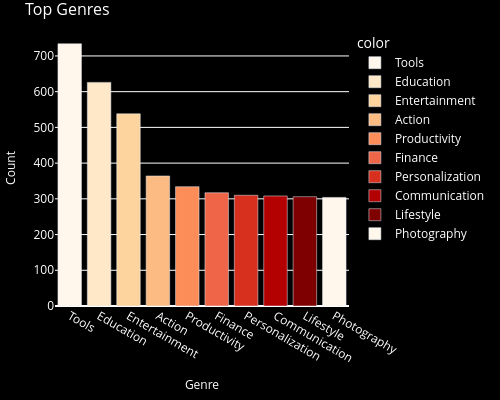

Write notebook code for a chart like this one.
### Code cell
# ------------------ Figure 8 ------------------

genre_counts = (
    apps_df['Genres'].str.split(';', expand=True).stack().value_counts().nlargest(10)
)

fig8 = px.bar(
    x=genre_counts.index,
    y=genre_counts.values,
    labels={'x': 'Genre', 'y': 'Count'},
    title='Top Genres',
    color=genre_counts.index,
    color_discrete_sequence=px.colors.sequential.OrRd,
    width=500,
    height=400
)

fig8.update_layout(
    plot_bgcolor='black',
    paper_bgcolor='black',
    font_color='white',
    title_font={'size': 16},
    xaxis=dict(title_font={'size': 12}),
    yaxis=dict(title_font={'size': 12}),
    margin=dict(l=10, r=10, t=30, b=10)
)

# Show plot
fig8.show()

# Save plot as HTML
save_plot_as_html(
    fig8,
    "Genre Graph 8.html",
    "Action and Casual genres are the most common, reflecting users' preference for engaging and easy-to-play games."
)

### Figure 1 — Plotly figure (JSON) as saved in the notebook; plotly's stock layout.template omitted (floating-point values rounded to 4 significant figures)
{"data": [{"hovertemplate": "color=Tools<br>Genre=%{x}<br>Count=%{y}<extra></extra>", "legendgroup": "Tools", "marker": {"color": "rgb(255,247,236)", "pattern": {"shape": ""}}, "name": "Tools", "orientation": "v", "showlegend": true, "textposition": "auto", "type": "bar", "x": ["Tools"], "xaxis": "x", "y": [734], "yaxis": "y"}, {"hovertemplate": "color=Education<br>Genre=%{x}<br>Count=%{y}<extra></extra>", "legendgroup": "Education", "marker": {"color": "rgb(254,232,200)", "pattern": {"shape": ""}}, "name": "Education", "orientation": "v", "showlegend": true, "textposition": "auto", "type": "bar", "x": ["Education"], "xaxis": "x", "y": [626], "yaxis": "y"}, {"hovertemplate": "color=Entertainment<br>Genre=%{x}<br>Count=%{y}<extra></extra>", "legendgroup": "Entertainment", "marker": {"color": "rgb(253,212,158)", "pattern": {"shape": ""}}, "name": "Entertainment", "orientation": "v", "showlegend": true, "textposition": "auto", "type": "bar", "x": ["Entertainment"], "xaxis": "x", "y": [538], "yaxis": "y"}, {"hovertemplate": "color=Action<br>Genre=%{x}<br>Count=%{y}<extra></extra>", "legendgroup": "Action", "marker": {"color": "rgb(253,187,132)", "pattern": {"shape": ""}}, "name": "Action", "orientation": "v", "showlegend": true, "textposition": "auto", "type": "bar", "x": ["Action"], "xaxis": "x", "y": [364], "yaxis": "y"}, {"hovertemplate": "color=Productivity<br>Genre=%{x}<br>Count=%{y}<extra></extra>", "legendgroup": "Productivity", "marker": {"color": "rgb(252,141,89)", "pattern": {"shape": ""}}, "name": "Productivity", "orientation": "v", "showlegend": true, "textposition": "auto", "type": "bar", "x": ["Productivity"], "xaxis": "x", "y": [334], "yaxis": "y"}, {"hovertemplate": "color=Finance<br>Genre=%{x}<br>Count=%{y}<extra></extra>", "legendgroup": "Finance", "marker": {"color": "rgb(239,101,72)", "pattern": {"shape": ""}}, "name": "Finance", "orientation": "v", "showlegend": true, "textposition": "auto", "type": "bar", "x": ["Finance"], "xaxis": "x", "y": [317], "yaxis": "y"}, {"hovertemplate": "color=Personalization<br>Genre=%{x}<br>Count=%{y}<extra></extra>", "legendgroup": "Personalization", "marker": {"color": "rgb(215,48,31)", "pattern": {"shape": ""}}, "name": "Personalization", "orientation": "v", "showlegend": true, "textposition": "auto", "type": "bar", "x": ["Personalization"], "xaxis": "x", "y": [310], "yaxis": "y"}, {"hovertemplate": "color=Communication<br>Genre=%{x}<br>Count=%{y}<extra></extra>", "legendgroup": "Communication", "marker": {"color": "rgb(179,0,0)", "pattern": {"shape": ""}}, "name": "Communication", "orientation": "v", "showlegend": true, "textposition": "auto", "type": "bar", "x": ["Communication"], "xaxis": "x", "y": [308], "yaxis": "y"}, {"hovertemplate": "color=Lifestyle<br>Genre=%{x}<br>Count=%{y}<extra></extra>", "legendgroup": "Lifestyle", "marker": {"color": "rgb(127,0,0)", "pattern": {"shape": ""}}, "name": "Lifestyle", "orientation": "v", "showlegend": true, "textposition": "auto", "type": "bar", "x": ["Lifestyle"], "xaxis": "x", "y": [306], "yaxis": "y"}, {"hovertemplate": "color=Photography<br>Genre=%{x}<br>Count=%{y}<extra></extra>", "legendgroup": "Photography", "marker": {"color": "rgb(255,247,236)", "pattern": {"shape": ""}}, "name": "Photography", "orientation": "v", "showlegend": true, "textposition": "auto", "type": "bar", "x": ["Photography"], "xaxis": "x", "y": [304], "yaxis": "y"}], "layout": {"barmode": "relative", "font": {"color": "white"}, "height": 400, "legend": {"title": {"text": "color"}, "tracegroupgap": 0}, "margin": {"b": 10, "l": 10, "r": 10, "t": 30}, "paper_bgcolor": "black", "plot_bgcolor": "black", "title": {"font": {"size": 16}, "text": "Top Genres"}, "width": 500, "xaxis": {"anchor": "y", "domain": [0, 1], "title": {"font": {"size": 12}, "text": "Genre"}}, "yaxis": {"anchor": "x", "domain": [0, 1], "title": {"font": {"size": 12}, "text": "Count"}}}}
